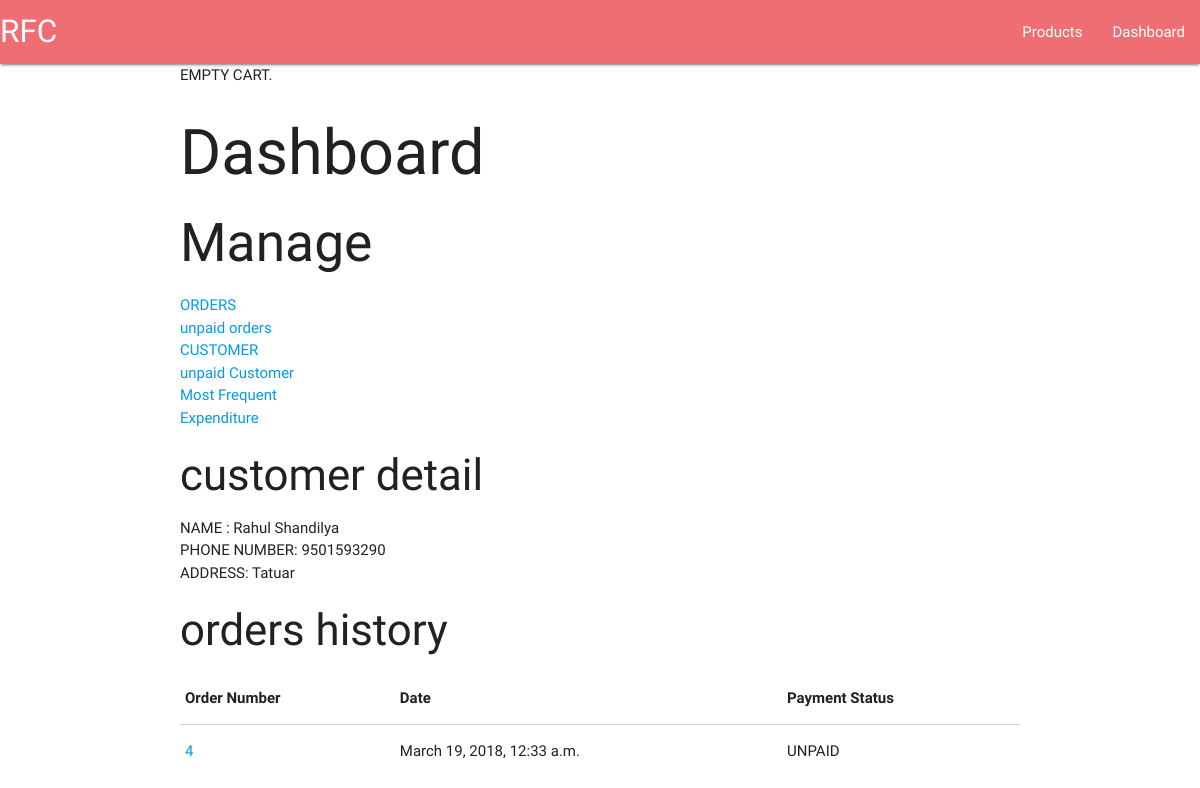
The page /dashboard/customer-detail/29 on the database its author committed.
### order/models.py (models this page shows, shortened)
class Customer(models.Model):
    name = models.CharField(max_length=50)
    phone_number = models.CharField(max_length=10, unique=True)
    address = models.CharField(max_length=250)
    location = models.CharField(max_length=20)

class Order(models.Model):
    customer = models.ForeignKey(Customer,
                                 on_delete=models.CASCADE,
                                 related_name='orders')
    created = models.DateTimeField(auto_now_add=True)
    updated = models.DateTimeField(auto_now=True)
    paid_amount = models.PositiveIntegerField()
    class Meta:
        ordering = ('-created',)
    def get_total_cost(self):
        return sum(item.get_cost() for item in self.items.all())
    def is_unpaid(self):
        if self.paid_amount < self.get_total_cost():
            return True

### dashboard/views.py (the view)
def customer_detail(request, customer_id):
    customer = get_object_or_404(Customer, pk=customer_id)
    orders = customer.orders.all()
    return render(request,
                  'dashboard/customer-detail.html',
                  {'customer': customer, 'orders': orders})

### order/models.py (called while the page is built)
    def get_cost(self):
        return self.price * self.quantity

### product/cart.py (called while the page is built)
    def __len__(self):
        return sum(item['quantity'] for item in self.cart.values())

### product/context_processors.py (called while the page is built)
def cart(request):
	return {'cart': Cart(request)}

### templates/dashboard/customer-detail.html (shortened to what this page needs)
{% extends "dashboard/dashboard_base.html" %}
{% load static %}
{% block dashboard_content %}
 <h3>customer detail</h3>
 <ul>
 <li> NAME : {{customer.name}}</li>
 <li>PHONE NUMBER: {{customer.phone_number}}</li>
<li>ADDRESS: {{customer.address}}</li>
</ul>
<h3>orders history</h4>
<table>
<thead>
	<th>Order Number</th>
	<th> Date</th>
	<th> Payment Status</th>
</thead>
{% for order in orders %}
<tr>
<td>
<a href="{% url 'dashboard:order_detail' order.id %}">{{ order.id}}</a>
</td>
<td>
 {{order.created}}
</td>
 <td>
{% if order.is_unpaid %}UNPAID {% else %} CLEAR {% endif %}
</td>
</tr>
{% endfor %}
</table>
{% endblock %}

### rows shown on the page
Customer: name "Rahul Shandilya", phone_number "9501593290", address "Tatuar"
Order: id "4", created "March 19, 2018, 12:33 a.m.", paid_amount "UNPAID"
